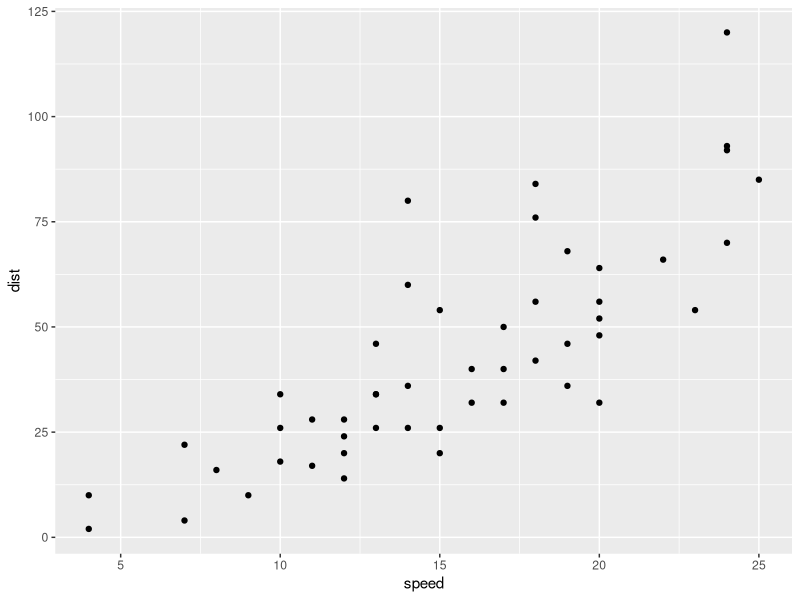
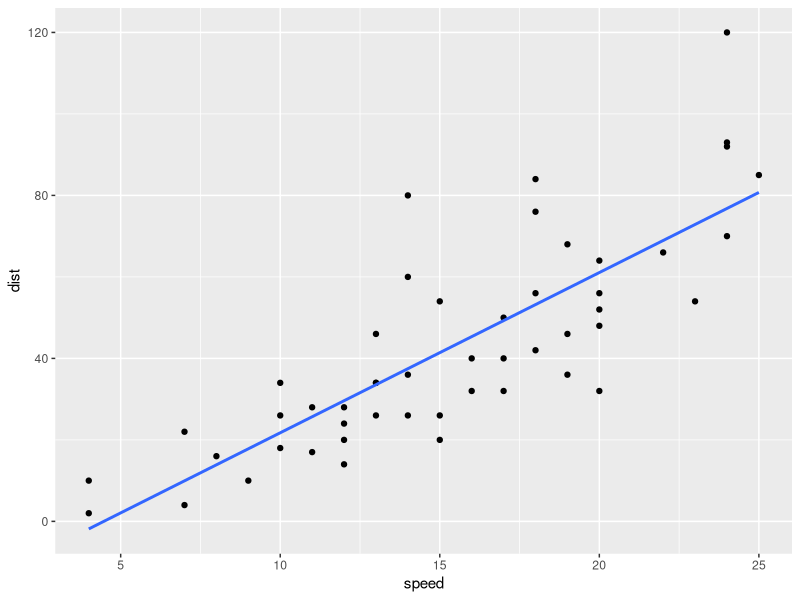
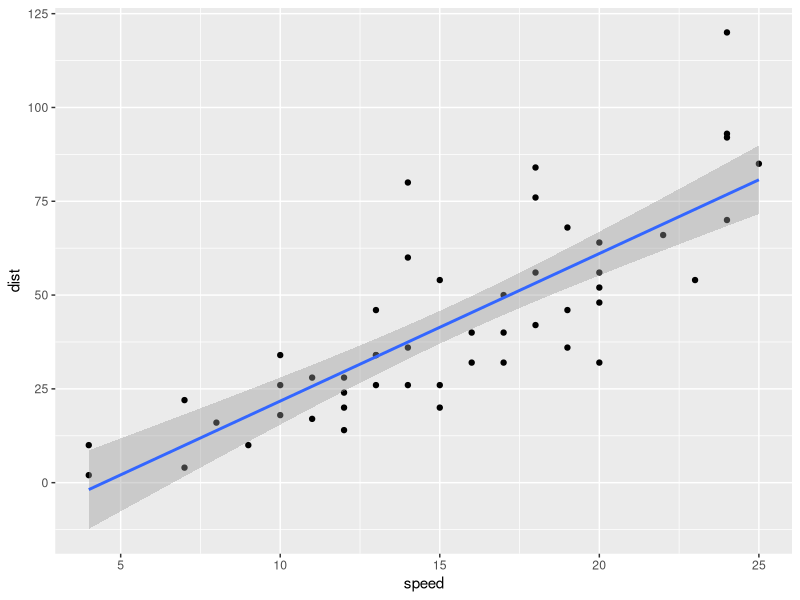
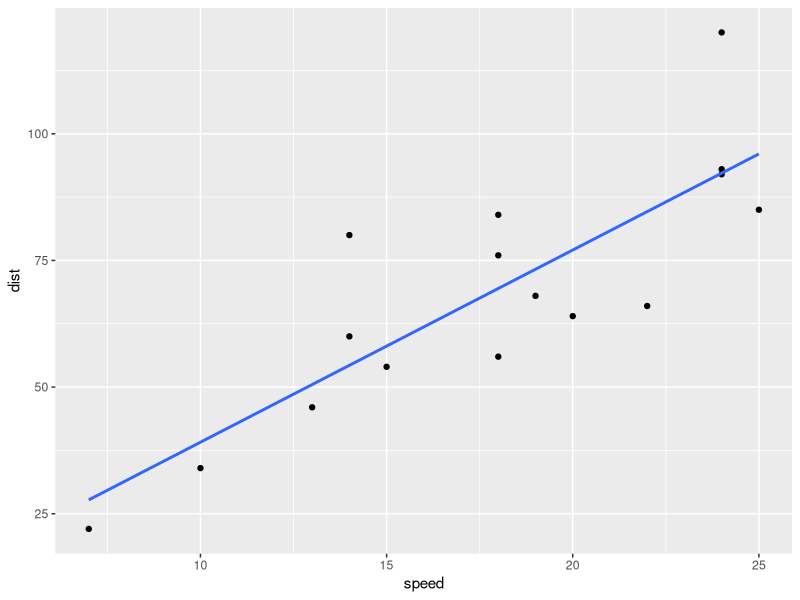

Write R code to recreate these figures, in order.
## ---- chunk 1
knitr::opts_chunk$set(echo = TRUE)
## ---- chunk 2
library(tidyverse)
summary(cars)
#plot
cars %>% 
  ggplot(aes(x = speed, y = dist)) + geom_point()
#Correlate
cars %>% 
summarize(r = cor(speed, dist))
#Linear Regression and Plot
lm_speed_dist <- lm(formula = dist ~ speed, data = cars)
summary(lm_speed_dist)
#distance = -17.58 + (3.93)(speed)
cars %>% 
  ggplot(aes(x = speed, y = dist)) + geom_point() + geom_smooth(method = "lm", se = FALSE)
#LM plot with standard error lines
cars %>% 
  ggplot(aes(x = speed, y = dist)) + geom_point() + geom_smooth(method = "lm")
#mutate distance/speed
cars <- cars %>% 
  mutate(dist_speed = dist / speed)
glimpse(cars)
#mutate new column identifed cars that had a distance 3x or greater than speed
cars <- cars %>% 
 mutate(efficient = if_else(dist_speed >= 3 , "YES", "NO") )
#plot just the hyper efficient cars
cars %>% 
  filter(efficient == "YES") %>% 
  ggplot(aes(x = speed, y = dist)) + geom_point() + geom_smooth(method = "lm", se = FALSE)
